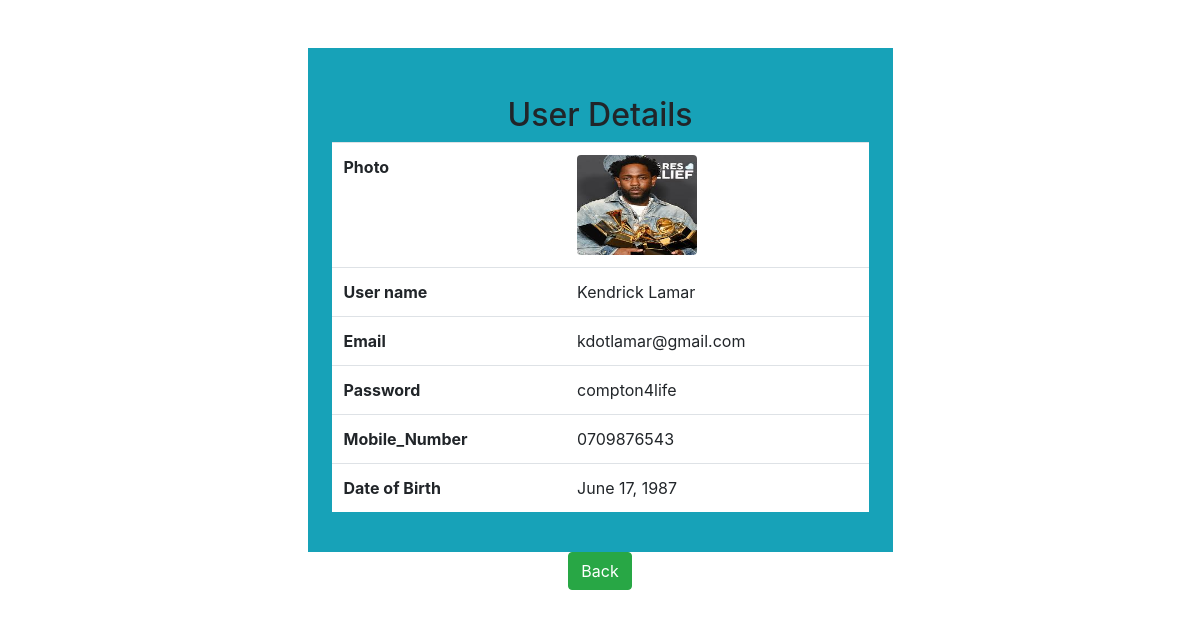
Page /View/1 on the committed database.
### gappx/models.py (models this page shows, shortened)
class User(models.Model):
    name=models.CharField(max_length=30)
    photo=models.ImageField(upload_to="uploads",default="a.png")
    email=models.EmailField(unique=True)
    password = models.CharField(max_length=100)
    mobile_number = models.CharField(max_length=15)
    date_of_birth = models.DateField()

### gappx/views.py (the view)
# urls.py: path('View/<eid>', views.ViewUser),
def ViewUser(request,eid=None):
    mydict={}
    one_rec = User.objects.get(pk=eid)
    mydict['user']=one_rec
    return render(request,'''View.html''',mydict)

### gappx/templates/View.html (shortened to what this page needs)
<!DOCTYPE html>
<html lang="en">
<head>
    <link rel="stylesheet" href="https://cdn.jsdelivr.net/npm/bootstrap@4.6.1/dist/css/bootstrap.min.css">
</head>
<body>
<div class="container-fluid my-5">
    <div class="w-50 m-auto p-4 bg-info ">
        <h2 class="text-center mt-4"> User Details</h2>
        <table class="table bg-white">
            <tr>
                <th>Photo</th>
                <td><img src="/media/{{user.photo}} " class="rounded  d-block" height="100px" width="120px"></td>
            </tr>
            <tr>
                <th>User name</th>
                <td>{{user.name}}</td>
            </tr>
            <tr>
                <th> Email </th>
                <td>{{user.email}}</td>
            </tr>
            <tr>
                <th> Password</th>
                <td>{{user.password}}</td>
            </tr>
            <tr>
                <th>Mobile_Number</th>
                <td>{{user.mobile_number}}</td>
            </tr>
            <tr>
                <th>Date of Birth</th>
                <td>{{user.date_of_birth}}</td>
            </tr>
        </table>
    </div>
    <div class="text-center">
        </button><a href="/" class="btn btn-success"> Back </button></a>
    </div>
</div>
</body>
</html>

### rows in the picture
User: photo (picture), name "Kendrick Lamar", email "kdotlamar@gmail.com", password "compton4life", mobile_number "0709876543", date_of_birth "June 17, 1987"
